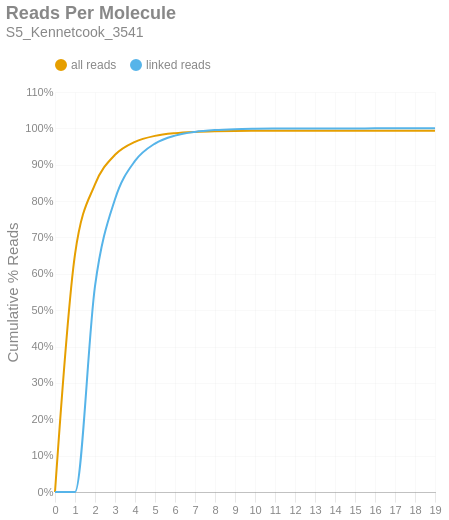

Notebook code cell kept with this figure:
### Markdown cell above
### Reads per Molecule
This chart shows the cumulative distribution of the number of reads per linked molecule. That is, how many alignments are associated with a unique molecule. This excludes the number of reads associated with invalid or absent linked-read barcodes. The `linked` histogram is the percentages recalculated when disregarding singletons.

### Code cell
if SKIPLR:
    print_html(f"Skipped")
else:
    counts = np.bincount(valids['reads'].cast(pl.Int64).to_numpy())
    weighted = counts * np.arange(len(counts))
    all_perc = weighted / n_reads
    linked_perc = weighted / n_linked_reads
    linked_perc[1] = 0
    binned_df = pl.DataFrame({
        'readsper': list(range(len(counts))),
        'all reads (cumsum)': np.cumsum(all_perc).tolist(),
        'linked reads (cumsum)': np.cumsum(linked_perc).tolist(),
    })

    with SafeRender(binned_df):
        (
            density_plot(binned_df, 'Reads Per Molecule', samplename, 'readspmol')
            .encode(
                x=alt.X('readsper:O', title=None).axis(labelAngle=0).scale(padding=0),
                y=alt.Y('value:Q', title='Cumulative % Reads').axis(format='%').stack(False),
                color=alt.Color("key:N").scale(domain=["all reads", "linked reads"]),
                tooltip=[
                    alt.Tooltip("key:N", title="Data Type"),
                    alt.Tooltip("readsper:O", title="Reads Per Molecule"),
                    alt.Tooltip("value:Q", format=".2%", title="% Reads (Cum.)")
                ]            
            )
        ).display()

### Figure 1 — Vega-Lite specification as saved in the notebook (floating-point values rounded to 4 significant figures)
{"width": "container", "height": 400, "config": {"title": {"anchor": "start", "dy": -15, "fontSize": 18, "color": "#888888", "subtitleColor": "#888888", "subtitleFontSize": 14}, "arc": {"fill": "#0072B2"}, "axis": {"domainColor": "#888888", "domainWidth": 0.5, "gridWidth": 0.2, "grid": false, "titleFontWeight": 400, "titleFontSize": 15, "labelFontSize": 11, "labelColor": "#888888", "tickColor": "#888888", "tickWidth": 0.2, "titleColor": "#888888"}, "axisBand": {"grid": false}, "axisX": {"grid": true, "tickSize": 10, "domainCap": "round"}, "axisY": {"domain": false, "grid": true, "tickSize": 0, "domainCap": "round"}, "background": "transparent", "header": {"labelFontSize": 15, "labelColor": "#888888", "titleFontSize": 15, "titleFontWeight": 600, "titleColor": "#888888"}, "legend": {"labelFont": "sans-serif", "labelFontSize": 12, "labelColor": "#888888", "symbolSize": 100, "symbolType": "circle", "titleFontSize": 12, "titlePadding": 10, "titleColor": "#888888", "title": null, "orient": "top"}, "range": {"category": ["#E69F00", "#56B4E9", "#009E73", "#F0E442", "#0072B2", "#D55E00", "#CC79A7", "#000000"], "diverging": ["#cfe8f3", "#a2d4ec", "#73bfe2", "#46abdb", "#1696d2", "#12719e"]}, "area": {"fill": "#0072B2", "fillOpacity": 0.7, "line": true, "strokeOpacity": 0.7}, "line": {"color": "#0072B2", "stroke": "#0072B2", "strokeWidth": 2}, "trail": {"color": "#0072B2", "stroke": "#0072B2", "strokeWidth": 0, "size": 1}, "point": {"filled": true, "fillOpacity": 1.0, "size": 95}, "text": {"color": "#888888", "fontSize": 11, "align": "right", "fontWeight": 400, "size": 11}, "bar": {"fill": "#0072B2", "stroke": null}, "view": {"stroke": null, "continuousWidth": 660, "continuousHeight": 400}}, "data": {"name": "data-f79c8034948a8e83594048a91b746472"}, "mark": {"type": "line", "interpolate": "monotone", "point": {"opacity": 0, "size": 275}}, "encoding": {"color": {"field": "key", "scale": {"domain": ["all reads", "linked reads"]}, "type": "nominal"}, "tooltip": [{"field": "key", "title": "Data Type", "type": "nominal"}, {"field": "readsper", "title": "Reads Per Molecule", "type": "ordinal"}, {"field": "value", "format": ".2%", "title": "% Reads (Cum.)", "type": "quantitative"}], "x": {"axis": {"labelAngle": 0}, "field": "readsper", "scale": {"padding": 0}, "title": null, "type": "ordinal"}, "y": {"axis": {"format": "%"}, "field": "value", "stack": false, "title": "Cumulative % Reads", "type": "quantitative"}}, "params": [{"name": "param_c36ac31b6afebe62", "select": {"type": "point", "fields": ["key"]}, "bind": "legend"}], "title": {"text": "Reads Per Molecule", "subtitle": "S5_Kennetcook_3541"}, "transform": [{"fold": ["all reads (cumsum)", "linked reads (cumsum)"]}, {"calculate": "replace(datum.key, ' (cumsum)', '')", "as": "key"}, {"filter": {"param": "param_c36ac31b6afebe62"}}], "usermeta": {"embedOptions": {"downloadFileName": "S5_Kennetcook_3541.readspmol"}}, "$schema": "https://vega.github.io/schema/vega-lite/v6.1.0.json", "datasets": {"data-f79c8034948a8e83594048a91b746472": [{"readsper": 0, "all reads (cumsum)": 0.0, "linked reads (cumsum)": 0.0}, {"readsper": 1, "all reads (cumsum)": 0.6532, "linked reads (cumsum)": 0.0}, {"readsper": 2, "all reads (cumsum)": 0.8459, "linked reads (cumsum)": 0.566}, {"readsper": 3, "all reads (cumsum)": 0.9273, "linked reads (cumsum)": 0.8052}, {"readsper": 4, "all reads (cumsum)": 0.9631, "linked reads (cumsum)": 0.9105}, {"readsper": 5, "all reads (cumsum)": 0.9794, "linked reads (cumsum)": 0.9582}, {"readsper": 6, "all reads (cumsum)": 0.9868, "linked reads (cumsum)": 0.9801}, {"readsper": 7, "all reads (cumsum)": 0.9903, "linked reads (cumsum)": 0.9903}, {"readsper": 8, "all reads (cumsum)": 0.992, "linked reads (cumsum)": 0.9953}, {"readsper": 9, "all reads (cumsum)": 0.9928, "linked reads (cumsum)": 0.9977}, {"readsper": 10, "all reads (cumsum)": 0.9932, "linked reads (cumsum)": 0.9988}, {"readsper": 11, "all reads (cumsum)": 0.9934, "linked reads (cumsum)": 0.9994}, {"readsper": 12, "all reads (cumsum)": 0.9935, "linked reads (cumsum)": 0.9997}, {"readsper": 13, "all reads (cumsum)": 0.9935, "linked reads (cumsum)": 0.9999}, {"readsper": 14, "all reads (cumsum)": 0.9935, "linked reads (cumsum)": 0.9999}, {"readsper": 15, "all reads (cumsum)": 0.9936, "linked reads (cumsum)": 1.0}, {"readsper": 16, "all reads (cumsum)": 0.9936, "linked reads (cumsum)": 1.0}, {"readsper": 17, "all reads (cumsum)": 0.9936, "linked reads (cumsum)": 1.0}, {"readsper": 18, "all reads (cumsum)": 0.9936, "linked reads (cumsum)": 1.0}, {"readsper": 19, "all reads (cumsum)": 0.9936, "linked reads (cumsum)": 1.0}]}}
